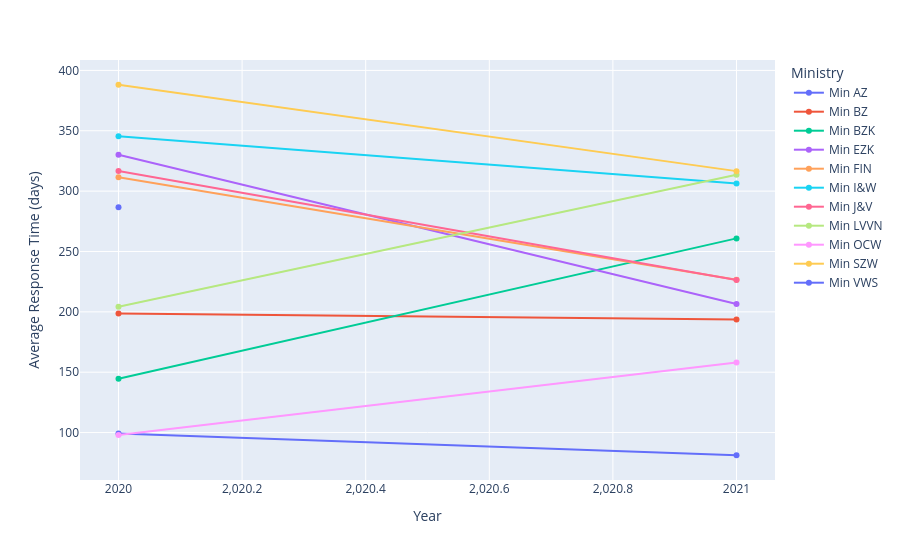

The cell this chart's notebook holds for it:
### Code cell
import plotly.express as px
import numpy as np

# summary as you already computed:
# columns: dc_publisher_name, dc_date_year, response_days,
#          dossiers_this_year, dossiers_total

fig = px.line(
    summary,
    x='dc_date_year',
    y='response_days',
    color='dc_publisher_name',
    markers=True,
    labels={
        'dc_date_year': 'Year',
        'response_days': 'Average Response Time (days)',
        'dc_publisher_name': 'Ministry'
    },
    # these get attached point-by-point:
    custom_data=['dc_publisher_name', 'dossiers_this_year', 'dossiers_total']
)

fig.update_traces(
    hovertemplate=(
        "Ministry: %{customdata[0]}<br>"
        "Year: %{x}<br>"
        "Avg response time: %{y:.1f} days<br>"
        "Dossiers this year: %{customdata[1]}<br>"
        "Total dossiers (2020–2021): %{customdata[2]}<extra></extra>"
    )
)

fig.update_layout(
    legend_title_text='Ministry',
    xaxis_title='Year',
    yaxis_title='Average Response Time (days)',
    hoverlabel=dict(align='left')
)

fig.show()

### Figure 1 — Plotly figure (JSON) as saved in the notebook; plotly's stock layout.template omitted (floating-point values rounded to 4 significant figures)
{"data": [{"customdata": [["Min AZ", 5, 29], ["Min AZ", 24, 29]], "hovertemplate": "Ministry: %{customdata[0]}<br>Year: %{x}<br>Avg response time: %{y:.1f} days<br>Dossiers this year: %{customdata[1]}<br>Total dossiers (2020–2021): %{customdata[2]}<extra></extra>", "legendgroup": "Min AZ", "line": {"color": "#636efa", "dash": "solid"}, "marker": {"symbol": "circle"}, "mode": "lines+markers", "name": "Min AZ", "orientation": "v", "showlegend": true, "type": "scatter", "x": [2020, 2021], "xaxis": "x", "y": [99.29, 81.2], "yaxis": "y"}, {"customdata": [["Min BZ", 14, 49], ["Min BZ", 35, 49]], "hovertemplate": "Ministry: %{customdata[0]}<br>Year: %{x}<br>Avg response time: %{y:.1f} days<br>Dossiers this year: %{customdata[1]}<br>Total dossiers (2020–2021): %{customdata[2]}<extra></extra>", "legendgroup": "Min BZ", "line": {"color": "#EF553B", "dash": "solid"}, "marker": {"symbol": "circle"}, "mode": "lines+markers", "name": "Min BZ", "orientation": "v", "showlegend": true, "type": "scatter", "x": [2020, 2021], "xaxis": "x", "y": [198.7, 193.6], "yaxis": "y"}, {"customdata": [["Min BZK", 17, 73], ["Min BZK", 56, 73]], "hovertemplate": "Ministry: %{customdata[0]}<br>Year: %{x}<br>Avg response time: %{y:.1f} days<br>Dossiers this year: %{customdata[1]}<br>Total dossiers (2020–2021): %{customdata[2]}<extra></extra>", "legendgroup": "Min BZK", "line": {"color": "#00cc96", "dash": "solid"}, "marker": {"symbol": "circle"}, "mode": "lines+markers", "name": "Min BZK", "orientation": "v", "showlegend": true, "type": "scatter", "x": [2020, 2021], "xaxis": "x", "y": [144.6, 260.8], "yaxis": "y"}, {"customdata": [["Min EZK", 17, 95], ["Min EZK", 78, 95]], "hovertemplate": "Ministry: %{customdata[0]}<br>Year: %{x}<br>Avg response time: %{y:.1f} days<br>Dossiers this year: %{customdata[1]}<br>Total dossiers (2020–2021): %{customdata[2]}<extra></extra>", "legendgroup": "Min EZK", "line": {"color": "#ab63fa", "dash": "solid"}, "marker": {"symbol": "circle"}, "mode": "lines+markers", "name": "Min EZK", "orientation": "v", "showlegend": true, "type": "scatter", "x": [2020, 2021], "xaxis": "x", "y": [330.2, 206.5], "yaxis": "y"}, {"customdata": [["Min FIN", 23, 114], ["Min FIN", 91, 114]], "hovertemplate": "Ministry: %{customdata[0]}<br>Year: %{x}<br>Avg response time: %{y:.1f} days<br>Dossiers this year: %{customdata[1]}<br>Total dossiers (2020–2021): %{customdata[2]}<extra></extra>", "legendgroup": "Min FIN", "line": {"color": "#FFA15A", "dash": "solid"}, "marker": {"symbol": "circle"}, "mode": "lines+markers", "name": "Min FIN", "orientation": "v", "showlegend": true, "type": "scatter", "x": [2020, 2021], "xaxis": "x", "y": [311.5, 226.6], "yaxis": "y"}, {"customdata": [["Min I&W", 18, 84], ["Min I&W", 66, 84]], "hovertemplate": "Ministry: %{customdata[0]}<br>Year: %{x}<br>Avg response time: %{y:.1f} days<br>Dossiers this year: %{customdata[1]}<br>Total dossiers (2020–2021): %{customdata[2]}<extra></extra>", "legendgroup": "Min I&W", "line": {"color": "#19d3f3", "dash": "solid"}, "marker": {"symbol": "circle"}, "mode": "lines+markers", "name": "Min I&W", "orientation": "v", "showlegend": true, "type": "scatter", "x": [2020, 2021], "xaxis": "x", "y": [345.5, 306.3], "yaxis": "y"}, {"customdata": [["Min J&V", 25, 77], ["Min J&V", 52, 77]], "hovertemplate": "Ministry: %{customdata[0]}<br>Year: %{x}<br>Avg response time: %{y:.1f} days<br>Dossiers this year: %{customdata[1]}<br>Total dossiers (2020–2021): %{customdata[2]}<extra></extra>", "legendgroup": "Min J&V", "line": {"color": "#FF6692", "dash": "solid"}, "marker": {"symbol": "circle"}, "mode": "lines+markers", "name": "Min J&V", "orientation": "v", "showlegend": true, "type": "scatter", "x": [2020, 2021], "xaxis": "x", "y": [316.7, 226.4], "yaxis": "y"}, {"customdata": [["Min LVVN", 39, 223], ["Min LVVN", 184, 223]], "hovertemplate": "Ministry: %{customdata[0]}<br>Year: %{x}<br>Avg response time: %{y:.1f} days<br>Dossiers this year: %{customdata[1]}<br>Total dossiers (2020–2021): %{customdata[2]}<extra></extra>", "legendgroup": "Min LVVN", "line": {"color": "#B6E880", "dash": "solid"}, "marker": {"symbol": "circle"}, "mode": "lines+markers", "name": "Min LVVN", "orientation": "v", "showlegend": true, "type": "scatter", "x": [2020, 2021], "xaxis": "x", "y": [204.1, 313.6], "yaxis": "y"}, {"customdata": [["Min OCW", 12, 48], ["Min OCW", 36, 48]], "hovertemplate": "Ministry: %{customdata[0]}<br>Year: %{x}<br>Avg response time: %{y:.1f} days<br>Dossiers this year: %{customdata[1]}<br>Total dossiers (2020–2021): %{customdata[2]}<extra></extra>", "legendgroup": "Min OCW", "line": {"color": "#FF97FF", "dash": "solid"}, "marker": {"symbol": "circle"}, "mode": "lines+markers", "name": "Min OCW", "orientation": "v", "showlegend": true, "type": "scatter", "x": [2020, 2021], "xaxis": "x", "y": [98.02, 158.1], "yaxis": "y"}, {"customdata": [["Min SZW", 17, 65], ["Min SZW", 48, 65]], "hovertemplate": "Ministry: %{customdata[0]}<br>Year: %{x}<br>Avg response time: %{y:.1f} days<br>Dossiers this year: %{customdata[1]}<br>Total dossiers (2020–2021): %{customdata[2]}<extra></extra>", "legendgroup": "Min SZW", "line": {"color": "#FECB52", "dash": "solid"}, "marker": {"symbol": "circle"}, "mode": "lines+markers", "name": "Min SZW", "orientation": "v", "showlegend": true, "type": "scatter", "x": [2020, 2021], "xaxis": "x", "y": [388.1, 316.6], "yaxis": "y"}, {"customdata": [["Min VWS", 12, 12]], "hovertemplate": "Ministry: %{customdata[0]}<br>Year: %{x}<br>Avg response time: %{y:.1f} days<br>Dossiers this year: %{customdata[1]}<br>Total dossiers (2020–2021): %{customdata[2]}<extra></extra>", "legendgroup": "Min VWS", "line": {"color": "#636efa", "dash": "solid"}, "marker": {"symbol": "circle"}, "mode": "lines+markers", "name": "Min VWS", "orientation": "v", "showlegend": true, "type": "scatter", "x": [2020], "xaxis": "x", "y": [286.6], "yaxis": "y"}], "layout": {"hoverlabel": {"align": "left"}, "legend": {"title": {"text": "Ministry"}, "tracegroupgap": 0}, "margin": {"t": 60}, "xaxis": {"anchor": "y", "domain": [0, 1], "title": {"text": "Year"}}, "yaxis": {"anchor": "x", "domain": [0, 1], "title": {"text": "Average Response Time (days)"}}}}
